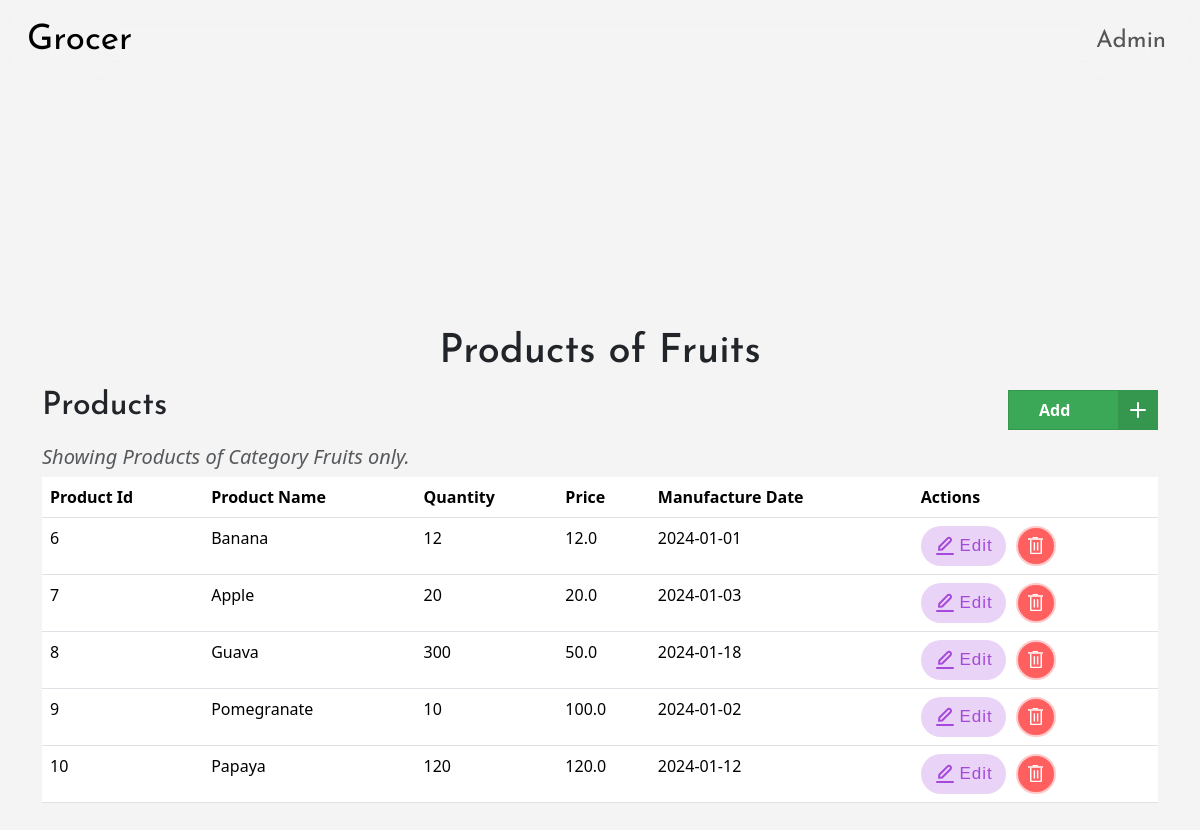
Screenshot of /category/3/show (signed in) with the database file from the repository.
### models.py (models this page shows, shortened)
class User(db.Model):
    __tablename__ = 'user'
    id = db.Column(db.Integer, primary_key=True)
    username = db.Column(db.String(32), unique=True, nullable=False)
    passhash = db.Column(db.String(512), nullable=False)
    name = db.Column(db.String(64), nullable=True)
    if_admin = db.Column(db.Boolean, nullable=False, default=False)
    @property
    def password(self):
        raise AttributeError('password is not a readable attribute')

class Category(db.Model):
    __tablename__ = 'category'
    id = db.Column(db.Integer, primary_key=True)
    name = db.Column(db.String(64), nullable=False)
    products = db.relationship('Product', backref='category', lazy=True)

class Product(db.Model):
    __tablename__ = 'product'
    id = db.Column(db.Integer, primary_key=True)
    name = db.Column(db.String(64), nullable=False)
    category_id = db.Column(db.Integer, db.ForeignKey('category.id'),nullable=False)
    quantity = db.Column(db.Integer, nullable=False)
    price = db.Column(db.Float, nullable=False)
    man_date = db.Column(db.Date, nullable=False)

### routes.py (the view)
@app.route('/category/<int:id>/show')
@admin_required
def show_category(id):
    return render_template('category/show.html', user=User.query.get(session['user_id']), category=Category.query.get(id))

### routes.py (called while the page is built)
def admin_required(func):
    @wraps(func)
    def inner(*args, **kwargs):
        if 'user_id' not in session:
            flash('You need to login first.')
            return redirect(url_for('login'))
        user = User.query.get(session['user_id'])
        if not user.if_admin:
            flash('You are not authorized to view this page because you are not admin.')
            return redirect(url_for('index'))
        return func(*args, **kwargs)
    return inner

### templates/category/show.html (shortened to what this page needs)
{% extends 'layout.html' %}
{% block content %}
    <h1>Products of {{category.name}}</h1>
    <div class="heading">
        <h2>Products</h2>
        <a type="button" class="button" href="{{url_for('add_product', category_id=category.id)}}">
            <span class="button__text">Add </span>
            <span class="button__icon">
                <svg xmlns="http://www.w3.org/2000/svg" width="24" viewBox="0 0 24 24" stroke-width="2" stroke-linejoin="round" stroke-linecap="round" stroke="currentColor" height="24" fill="none" class="svg">
                    <line y2="19" y1="5" x2="12" x1="12"></line>
                    <line y2="12" y1="12" x2="19" x1="5"></line>
                </svg>
            </span>
        </a>
    </div>
    <h5 class="text-muted">
        <em>
            Showing Products of Category {{category.name}} only.
        </em>
    </h5>
    <table class="table">
        <thead>
            <tr>
                <th>Product Id</th>
                <th>Product Name</th>
                <th>Quantity</th>
                <th>Price</th>
                <th>Manufacture Date</th>
                <th>Actions</th>
            </tr>
        </thead>
        <tbody>
            {% for product in category.products %}
                <tr>
                    <td>{{product.id}}</td>
                    <td>{{product.name}}</td>
                    <td>{{product.quantity}}</td>
                    <td>{{product.price}}</td>
                    <td>{{product.man_date}}</td>
                    <td style="vertical-align: middle;">
                        <div class="action-buttons">
                            <a class="button-e" href="{{url_for('edit_product', id=product.id)}}">
                                <span class="label">Edit</span>
                            </a>
                            <a class="bin-button" href="{{url_for('delete_product', id=product.id)}}">
                                <svg xmlns="http://www.w3.org/2000/svg" fill="none" viewBox="0 0 39 7" class="bin-top">
                                    <line stroke-width="4" stroke="white" y2="5" x2="39" y1="5"></line>
                                    <line stroke-width="3" stroke="white" y2="1.5" x2="26.0357" y1="1.5" x1="12"></line>
                                </svg>
                            </a>
                        </div>
                    </td>
                </tr>
            {% endfor %}
        </tbody>
    </table>
{% endblock %}

### templates/nav.html (shortened to what this page needs)
<nav class="navbar navbar-expand-lg">
  <header >
        <div class="container-fluid  ">
          <a class="navbar-brand" href="/">Grocer</a>
          <div class="logside collapse navbar-collapse" id="navbarNav">
            <ul class="navbar-nav">
              {% if user %}
              <li class="nav-item">
                <a class="nav-link" href="{{url_for('profile')}}">
                  {{user.username | capitalize }}
                </a>
              </li>
              {% endif %}
            </ul>
          </div>
        </div>
      </header>
  </nav>

### templates/layout.html (style rules this page uses)
body { margin: 0; padding: 0; }
body { top:83px; min-height: 184vh; display: flex; flex-direction: column; align-items:flex-start; justify-content: center; background-color: #f4f4f4; margin: 0; }

### templates/category/show.html (style rules this page uses)
.heading { display: flex; justify-content: space-between; align-items: center; margin-top: 1%; }
h1 { text-align: center; font-family: 'Josefin Sans', sans-serif; margin-top: -325px; }
h2 { text-align: center; font-family: 'Josefin Sans', sans-serif; }
h5 { margin-top: 1%; }
.button { position: relative; width: 150px; height: 40px; cursor: pointer; display: flex; align-items: center; border: 1px solid #34974d; background-color: #3aa856; text-decoration: none; }
.button, .button__icon, .button__text { transition: all 0.3s; }
.button .button__text { transform: translateX(30px); color: #fff; font-weight: 600; }
.button .button__icon { position: absolute; transform: translateX(109px); height: 100%; width: 39px; background-color: #34974d; display: flex; align-items: center; justify-content: center; }
.button .svg { width: 30px; stroke: #fff; }
.bin-button { display: flex; flex-direction: column; align-items: center; justify-content: center; width: 40px; height: 40px; border-radius: 50%; background-color: rgb(255, 95, 95); cursor: pointer; border: 2px solid rgb(255, 201, 201); transition-duration: 0.3s; position: relative; overflow: hidden; }
.bin-bottom { width: 12px; z-index: 2; }
.bin-top { width: 15px; transform-origin: right; transition-duration: 0.3s; z-index: 2; }
.button-e { display: flex; justify-content: center; align-items: center; padding: 8px 12px; gap: 2px; height: 40px; width: 85px; border: none; background: #a549da3d; border-radius: 20px; cursor: pointer; text-decoration: none; }
.label { line-height: 22px; font-size: 17px; color: #A649DA; font-family: sans-serif; letter-spacing: 1px; }
.action-buttons { display: flex; gap: 10px; }

### templates/nav.html (style rules this page uses)
.nav-item { padding-right: 12px; }
.navbar-brand { position: fixed; top: 0; left: 1%; z-index: 1000; width: 12%; background-color: inherit; font-family: 'Josefin Sans', sans-serif; font-size: 35px; padding: 15px; }
.container-fluid { position: fixed; top: 0; right: 0; transform: translateX(0); display: flex; flex-direction: row; height: 83px; background-color: inherit; backdrop-filter: blur(50px); border-radius: 9px; z-index: 1000; font-family: 'Josefin Sans', sans-serif; font-size: 25px; }
.navbar-nav { position: fixed; top: 13px; right: 1%; transform: translateX(0); display: flex; flex-direction: row; padding: 2px; background-color: inherit; border-radius: 9px; z-index: 1000; font-family: 'Josefin Sans', sans-serif; font-size: 24px; }

### rows the page displays
User: username "Admin"
Category: name "Fruits"
Product: id "6", name "Banana", quantity "12", price "12.0", man_date "2024-01-01"
Product: id "7", name "Apple", quantity "20", price "20.0", man_date "2024-01-03"
Product: id "8", name "Guava", quantity "300", price "50.0", man_date "2024-01-18"
Product: id "9", name "Pomegranate", quantity "10", price "100.0", man_date "2024-01-02"
Product: id "10", name "Papaya", quantity "120", price "120.0", man_date "2024-01-12"
